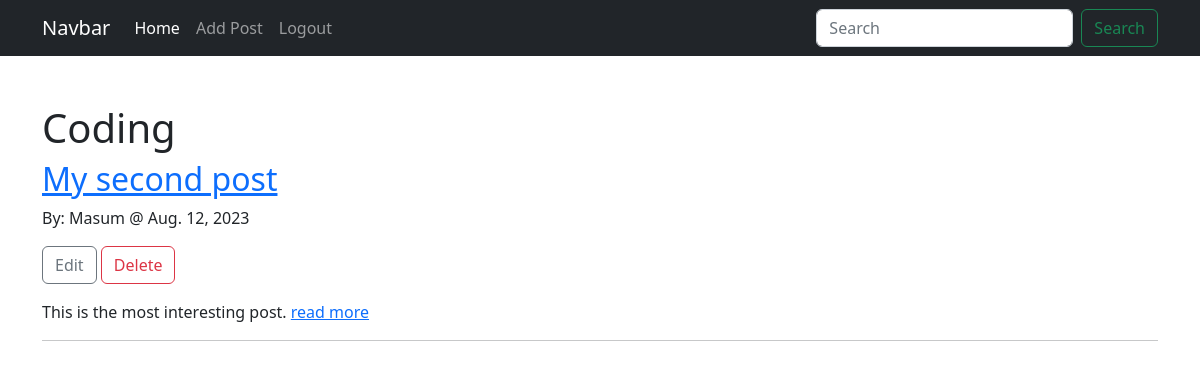
The page /categories/coding/ (signed in) on the database its author committed.
### posts/models.py (models this page shows, shortened)
class Post(models.Model):
    title=models.CharField(max_length=255)
    author = models.ForeignKey(User, on_delete=models.CASCADE)
    body = models.TextField()
    date = models.DateField(auto_now_add=True)
    category = models.CharField(max_length=255, default="uncategorized")

### posts/views.py (the view)
# urls.py: path('categories/<str:cats>/', CategoryView, name="category"),
def CategoryView(request, cats):
    categories_post = Post.objects.filter(category=cats.replace('-', ' '))
    return render(request, 'categories.html', {'cats': cats.title().replace('-', ' '), 'categories_post' : categories_post})

### posts/templates/categories.html (shortened to what this page needs)
{% extends 'base.html' %}
{% block content %}
{% if categories_post %}
    <h1>{{ cats }}</h1>
    {% for post in categories_post %}
            <h2><a href="{% url 'post' post.pk %}">{{ post.title }}</a></h2>
            <p>By: {{ post.author.last_name }} @ {{ post.date}}  </p>
            <p>
                {% if user.is_authenticated %}
                <a class="btn btn-outline-secondary" href="{% url 'update_post' post.pk %}">Edit</a>
                <a class="btn btn-outline-danger" href="{% url 'delete_post' post.pk %}">Delete</a>
                {% endif %}
            </p>
            <p>{{ post.body|slice:":200" }}  <a href="{% url 'post' post.pk %}">read more</a></p>
            <hr>
    {% endfor %}
{% else %}
    <h1>Sorry! This page doesn't exist.</h1>
{% endif %}
{% endblock %}

### rows shown on the page
Post: category "Coding", title "My second post", author.last_name "Masum", date "Aug. 12, 2023", body "This is the most interesting post."
